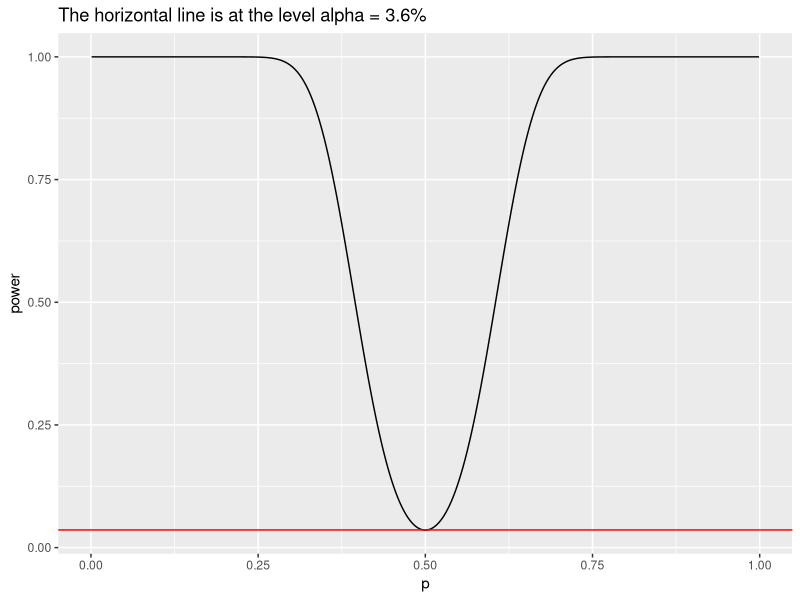
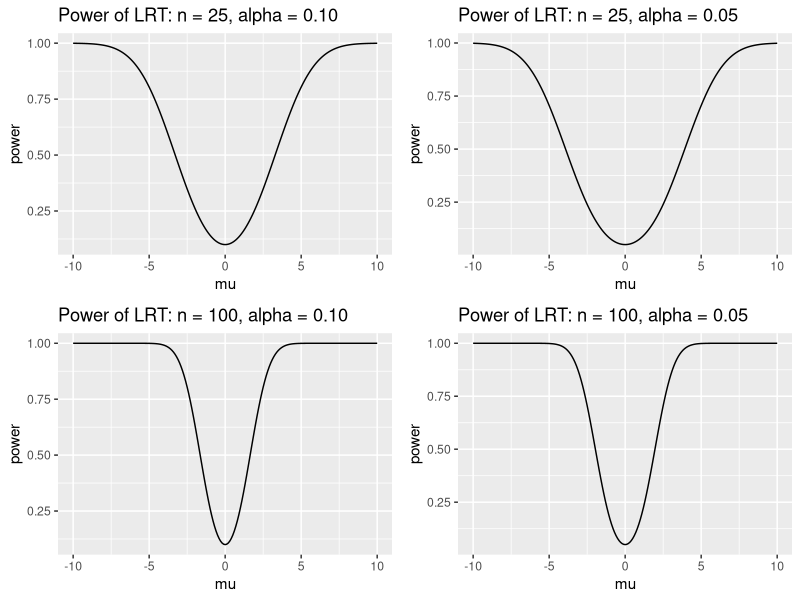
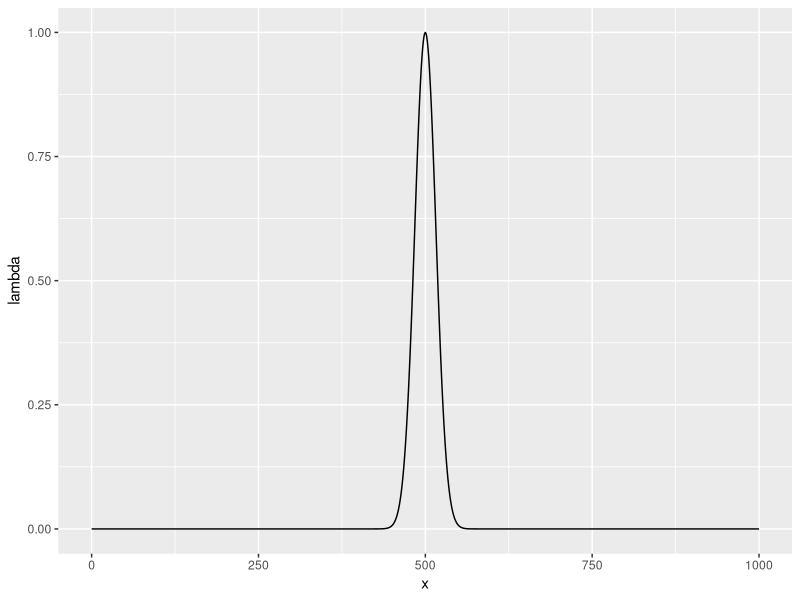

R code for these plots, in order:
## ---- chunk 1
library(ggplot2)
library(ggpubr)

## ---- chunk 2
# a) 
2 * (1- pnorm(2.1)) #value of alpha
## ---- chunk 3
# b) 
p <- seq(0.001, 0.999, by = 0.001) #random values of 0 < p < 1

power <- 
  pnorm(39.5 , 100 * p , sqrt(100 * p * (1-p))) + 
  1 - pnorm(60.5 , 100 * p , sqrt(100 * p * (1-p)))

ggplot(data.frame(power, p), aes(x = p, y = power)) + 
  geom_line() + 
  labs(title = 'The horizontal line is at the level alpha = 3.6%') + 
  geom_hline(yintercept=0.036, color = "red")
## ---- chunk 4
mu <- seq(-10, 10, by = 0.1)

#n = 25 , alpha = 0.1 case: 

k_25_10 <- 2 * qnorm(0.1 / 2) #value of k for alpha = .1

power_25_10 <- 
  pnorm(k_25_10, mean = mu, sd = 2) + 
  1 - pnorm(-1 * k_25_10, mean = mu, sd = 2)


plot_25_10 <- ggplot(data.frame('power' = power_25_10, mu), aes(x = mu, y = power)) + 
  geom_line() + 
  labs(title = 'Power of LRT: n = 25, alpha = 0.10')

#n = 25, alpha = 0.05 case: 

k_25_05 <- 2 * qnorm(0.05 / 2) #value of k for alpha = .05

power_25_05 <- 
  pnorm(k_25_05, mean = mu, sd = 2) + 
  1 - pnorm(-1 * k_25_05, mean = mu, sd = 2
  )

plot_25_05 <- ggplot(data.frame('power' = power_25_05, mu), aes(x = mu, y = power)) + 
  geom_line() + 
  labs(title = 'Power of LRT: n = 25, alpha = 0.05')

## ---- chunk 5
#n = 100, alpha = 0.1 case: 

k_100_10 <- qnorm(0.1 / 2) #value of k for alpha = .1

power_100_10 <- 
  pnorm(k_100_10, mean = mu, sd = 1) + 
  1 - pnorm(-1 * k_100_10, mean = mu, sd = 1)

plot_100_10 <- ggplot(data.frame('power' = power_100_10, mu), aes(x = mu, y = power)) + 
  geom_line() + 
  labs(title = 'Power of LRT: n = 100, alpha = 0.10')

#n = 100, alpha = 0.05 case: 

k_100_05 <- qnorm(0.05 / 2) #value of k for alpha = .05

power_100_05 <- 
  pnorm(k_100_05, mean = mu, sd = 1) + 
  1 - pnorm(-1 * k_100_05, mean = mu, sd = 1)

plot_100_05 <- ggplot(data.frame('power' = power_100_05, mu), aes(x = mu, y = power)) + 
  geom_line() + 
  labs(title = 'Power of LRT: n = 100, alpha = 0.05')
## ---- chunk 6
ggarrange(plot_25_10, plot_25_05, plot_100_10, plot_100_05)
## ---- chunk 7
# b)
x <- seq(0, 1000, by = 1)
n <- 1000
lambda <- (0.5 ^ n) / (((x / n)^x ) * (1 - (x/n)) ^ (n-x) )

ggplot(data.frame(x, lambda), aes(x = x, y = lambda)) + geom_line() #function for lambda is symmetric about n/2, which in this case is 1000 / 2

# d) 
m <- c(0, 1, 2, 8, 9, 10)
sum(choose(10, m)) * (.5^10) # = P(X < 3) + P(X > 7) of binomial

# e) 
pbinom(40, size = 100, prob = 0.5) + 1 - pbinom(60, size = 100, prob = 0.5) #value of alpha with n = 100 and p = 0.5

## ---- chunk 8
# a)
data <- c(103.768, 92.295, 100.615, 102.754, 88.602, 61.675, 88.017, 108.579, 73.003, 90.677, 71.210, 73.154, 123.086, 84.023, 82.115, 106.755, 91.052, 76.014, 89.222, 90.479)

sample_mean <- mean(data)
sample_sd <- sd(data)

sample_mean
sample_sd
## ---- chunk 9
# b) 

#Null hypothesis: There's no difference of DL between current smokers and non-smokers (mean DL for current smokers = 100)

#Alternative hypothesis: DL of current smokers is lower than those of non-smokers (mean DL for current smokers < 100)

alpha <- 0.01
n <- length(data)
mean <- 100

t_stat <- (sample_mean - mean) / (sample_sd / sqrt(n)) #use student's t-test since n < 30
t_stat
pt(t_stat, n - 1) # p-value

#since p-value of t_stat (0.003336387) is less than alpha of 0.001, we reject the null hypothesis, which means that it's likely that DL of current smokers is lower than those of non-smokers

